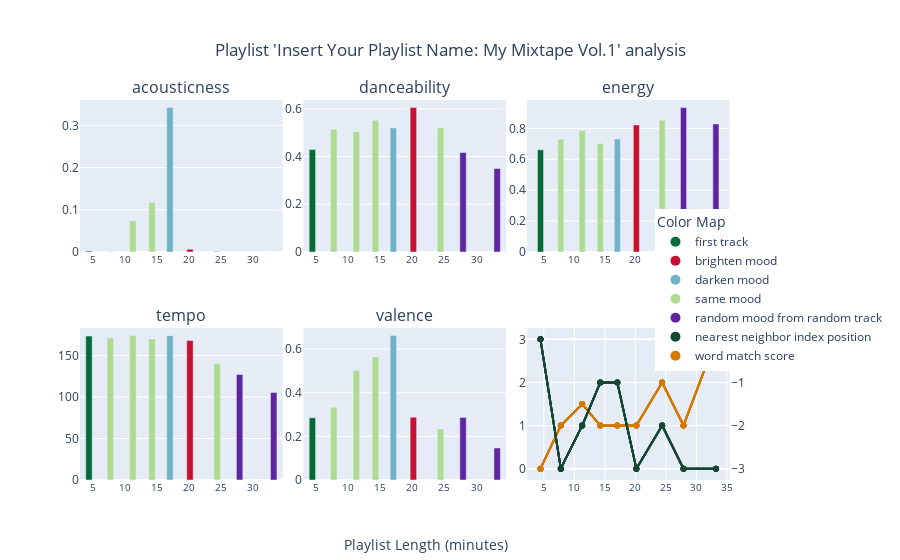

The notebook cell saved with this chart:
### Code cell
main = Main()
main.lets_dj()

### Figure 1 — Plotly figure (JSON) as saved in the notebook; plotly's stock layout.template omitted (floating-point values rounded to 4 significant figures)
{"data": [{"hoverinfo": "text", "hovertext": ["Track: Yellow<br>Artist: Coldplay<br>Artist Genres: permanent wave | pop<br>Key: B<br>Energy: Perfectly harmonic<br>Mood: Same mood", "Track: Blinding Lights<br>Artist: The Weeknd<br>Artist Genres: canadian contemporary r&b | canadian pop | pop<br>Key: C#<br>Energy: Raise energy<br>Mood: Same mood", "Track: Heart Attack<br>Artist: Demi Lovato<br>Artist Genres: pop | post-teen pop<br>Key: G#<br>Energy: Raise energy<br>Mood: Same mood", "Track: Cruel Summer<br>Artist: Taylor Swift<br>Artist Genres: pop<br>Key: A<br>Energy: Raise energy<br>Mood: Same mood", "Track: As It Was<br>Artist: Harry Styles<br>Artist Genres: pop<br>Key: F#m<br>Energy: Perfectly harmonic<br>Mood: Darken mood", "Track: Thunder<br>Artist: Imagine Dragons<br>Artist Genres: modern rock | pop | rock<br>Key: C<br>Energy: Raise energy<br>Mood: Brighten mood", "Track: 505<br>Artist: Arctic Monkeys<br>Artist Genres: garage rock | modern rock | permanent wave | rock | sheffield indie<br>Key: C<br>Energy: Perfectly harmonic<br>Mood: Same mood", "Track: Chop Suey!<br>Artist: System Of A Down<br>Artist Genres: alternative metal | nu metal | rap metal | rock<br>Key: Gm<br>Energy: nan<br>Mood: nan", "Track: Black Hole Sun<br>Artist: Soundgarden<br>Artist Genres: alternative metal | alternative rock | classic rock | grunge | hard rock | nu metal | rock<br>Key: F#<br>Energy: nan<br>Mood: nan"], "marker": {"color": ["#046a38", "#addc91", "#addc91", "#addc91", "#71b2c9", "#c8102e", "#addc91", "#5f259f", "#5f259f"]}, "showlegend": false, "type": "bar", "width": 1, "x": [4.45, 7.78, 11.29, 14.26, 17.05, 20.17, 24.4, 27.9, 33.21], "xaxis": "x", "y": [0.00239, 0.00146, 0.0738, 0.117, 0.342, 0.00671, 0.00237, 0.000278, 0.000217], "yaxis": "y"}, {"hovertext": ["Track: Yellow<br>Artist: Coldplay<br>Artist Genres: permanent wave | pop<br>Key: B<br>Energy: Perfectly harmonic<br>Mood: Same mood", "Track: Blinding Lights<br>Artist: The Weeknd<br>Artist Genres: canadian contemporary r&b | canadian pop | pop<br>Key: C#<br>Energy: Raise energy<br>Mood: Same mood", "Track: Heart Attack<br>Artist: Demi Lovato<br>Artist Genres: pop | post-teen pop<br>Key: G#<br>Energy: Raise energy<br>Mood: Same mood", "Track: Cruel Summer<br>Artist: Taylor Swift<br>Artist Genres: pop<br>Key: A<br>Energy: Raise energy<br>Mood: Same mood", "Track: As It Was<br>Artist: Harry Styles<br>Artist Genres: pop<br>Key: F#m<br>Energy: Perfectly harmonic<br>Mood: Darken mood", "Track: Thunder<br>Artist: Imagine Dragons<br>Artist Genres: modern rock | pop | rock<br>Key: C<br>Energy: Raise energy<br>Mood: Brighten mood", "Track: 505<br>Artist: Arctic Monkeys<br>Artist Genres: garage rock | modern rock | permanent wave | rock | sheffield indie<br>Key: C<br>Energy: Perfectly harmonic<br>Mood: Same mood", "Track: Chop Suey!<br>Artist: System Of A Down<br>Artist Genres: alternative metal | nu metal | rap metal | rock<br>Key: Gm<br>Energy: nan<br>Mood: nan", "Track: Black Hole Sun<br>Artist: Soundgarden<br>Artist Genres: alternative metal | alternative rock | classic rock | grunge | hard rock | nu metal | rock<br>Key: F#<br>Energy: nan<br>Mood: nan"], "line": {"color": "#d57800"}, "mode": "lines+markers", "showlegend": false, "type": "scatter", "x": [4.45, 7.78, 11.29, 14.26, 17.05, 20.17, 24.4, 27.9, 33.21], "xaxis": "x6", "y": [0, 1, 1.5, 1, 1, 1, 2, 1, 3], "yaxis": "y11"}, {"hovertext": ["Track: Yellow<br>Artist: Coldplay<br>Artist Genres: permanent wave | pop<br>Key: B<br>Energy: Perfectly harmonic<br>Mood: Same mood", "Track: Blinding Lights<br>Artist: The Weeknd<br>Artist Genres: canadian contemporary r&b | canadian pop | pop<br>Key: C#<br>Energy: Raise energy<br>Mood: Same mood", "Track: Heart Attack<br>Artist: Demi Lovato<br>Artist Genres: pop | post-teen pop<br>Key: G#<br>Energy: Raise energy<br>Mood: Same mood", "Track: Cruel Summer<br>Artist: Taylor Swift<br>Artist Genres: pop<br>Key: A<br>Energy: Raise energy<br>Mood: Same mood", "Track: As It Was<br>Artist: Harry Styles<br>Artist Genres: pop<br>Key: F#m<br>Energy: Perfectly harmonic<br>Mood: Darken mood", "Track: Thunder<br>Artist: Imagine Dragons<br>Artist Genres: modern rock | pop | rock<br>Key: C<br>Energy: Raise energy<br>Mood: Brighten mood", "Track: 505<br>Artist: Arctic Monkeys<br>Artist Genres: garage rock | modern rock | permanent wave | rock | sheffield indie<br>Key: C<br>Energy: Perfectly harmonic<br>Mood: Same mood", "Track: Chop Suey!<br>Artist: System Of A Down<br>Artist Genres: alternative metal | nu metal | rap metal | rock<br>Key: Gm<br>Energy: nan<br>Mood: nan", "Track: Black Hole Sun<br>Artist: Soundgarden<br>Artist Genres: alternative metal | alternative rock | classic rock | grunge | hard rock | nu metal | rock<br>Key: F#<br>Energy: nan<br>Mood: nan"], "line": {"color": "#154734"}, "mode": "lines+markers", "showlegend": false, "type": "scatter", "x": [4.45, 7.78, 11.29, 14.26, 17.05, 20.17, 24.4, 27.9, 33.21], "xaxis": "x6", "y": [0, -3, -2, -1, -1, -3, -2, -3, -3], "yaxis": "y12"}, {"hoverinfo": "text", "hovertext": ["Track: Yellow<br>Artist: Coldplay<br>Artist Genres: permanent wave | pop<br>Key: B<br>Energy: Perfectly harmonic<br>Mood: Same mood", "Track: Blinding Lights<br>Artist: The Weeknd<br>Artist Genres: canadian contemporary r&b | canadian pop | pop<br>Key: C#<br>Energy: Raise energy<br>Mood: Same mood", "Track: Heart Attack<br>Artist: Demi Lovato<br>Artist Genres: pop | post-teen pop<br>Key: G#<br>Energy: Raise energy<br>Mood: Same mood", "Track: Cruel Summer<br>Artist: Taylor Swift<br>Artist Genres: pop<br>Key: A<br>Energy: Raise energy<br>Mood: Same mood", "Track: As It Was<br>Artist: Harry Styles<br>Artist Genres: pop<br>Key: F#m<br>Energy: Perfectly harmonic<br>Mood: Darken mood", "Track: Thunder<br>Artist: Imagine Dragons<br>Artist Genres: modern rock | pop | rock<br>Key: C<br>Energy: Raise energy<br>Mood: Brighten mood", "Track: 505<br>Artist: Arctic Monkeys<br>Artist Genres: garage rock | modern rock | permanent wave | rock | sheffield indie<br>Key: C<br>Energy: Perfectly harmonic<br>Mood: Same mood", "Track: Chop Suey!<br>Artist: System Of A Down<br>Artist Genres: alternative metal | nu metal | rap metal | rock<br>Key: Gm<br>Energy: nan<br>Mood: nan", "Track: Black Hole Sun<br>Artist: Soundgarden<br>Artist Genres: alternative metal | alternative rock | classic rock | grunge | hard rock | nu metal | rock<br>Key: F#<br>Energy: nan<br>Mood: nan"], "marker": {"color": ["#046a38", "#addc91", "#addc91", "#addc91", "#71b2c9", "#c8102e", "#addc91", "#5f259f", "#5f259f"]}, "showlegend": false, "type": "bar", "width": 1, "x": [4.45, 7.78, 11.29, 14.26, 17.05, 20.17, 24.4, 27.9, 33.21], "xaxis": "x2", "y": [0.429, 0.514, 0.504, 0.552, 0.52, 0.605, 0.52, 0.417, 0.35], "yaxis": "y3"}, {"hovertext": ["Track: Yellow<br>Artist: Coldplay<br>Artist Genres: permanent wave | pop<br>Key: B<br>Energy: Perfectly harmonic<br>Mood: Same mood", "Track: Blinding Lights<br>Artist: The Weeknd<br>Artist Genres: canadian contemporary r&b | canadian pop | pop<br>Key: C#<br>Energy: Raise energy<br>Mood: Same mood", "Track: Heart Attack<br>Artist: Demi Lovato<br>Artist Genres: pop | post-teen pop<br>Key: G#<br>Energy: Raise energy<br>Mood: Same mood", "Track: Cruel Summer<br>Artist: Taylor Swift<br>Artist Genres: pop<br>Key: A<br>Energy: Raise energy<br>Mood: Same mood", "Track: As It Was<br>Artist: Harry Styles<br>Artist Genres: pop<br>Key: F#m<br>Energy: Perfectly harmonic<br>Mood: Darken mood", "Track: Thunder<br>Artist: Imagine Dragons<br>Artist Genres: modern rock | pop | rock<br>Key: C<br>Energy: Raise energy<br>Mood: Brighten mood", "Track: 505<br>Artist: Arctic Monkeys<br>Artist Genres: garage rock | modern rock | permanent wave | rock | sheffield indie<br>Key: C<br>Energy: Perfectly harmonic<br>Mood: Same mood", "Track: Chop Suey!<br>Artist: System Of A Down<br>Artist Genres: alternative metal | nu metal | rap metal | rock<br>Key: Gm<br>Energy: nan<br>Mood: nan", "Track: Black Hole Sun<br>Artist: Soundgarden<br>Artist Genres: alternative metal | alternative rock | classic rock | grunge | hard rock | nu metal | rock<br>Key: F#<br>Energy: nan<br>Mood: nan"], "line": {"color": "#d57800"}, "mode": "lines+markers", "showlegend": false, "type": "scatter", "x": [4.45, 7.78, 11.29, 14.26, 17.05, 20.17, 24.4, 27.9, 33.21], "xaxis": "x6", "y": [0, 1, 1.5, 1, 1, 1, 2, 1, 3], "yaxis": "y11"}, {"hovertext": ["Track: Yellow<br>Artist: Coldplay<br>Artist Genres: permanent wave | pop<br>Key: B<br>Energy: Perfectly harmonic<br>Mood: Same mood", "Track: Blinding Lights<br>Artist: The Weeknd<br>Artist Genres: canadian contemporary r&b | canadian pop | pop<br>Key: C#<br>Energy: Raise energy<br>Mood: Same mood", "Track: Heart Attack<br>Artist: Demi Lovato<br>Artist Genres: pop | post-teen pop<br>Key: G#<br>Energy: Raise energy<br>Mood: Same mood", "Track: Cruel Summer<br>Artist: Taylor Swift<br>Artist Genres: pop<br>Key: A<br>Energy: Raise energy<br>Mood: Same mood", "Track: As It Was<br>Artist: Harry Styles<br>Artist Genres: pop<br>Key: F#m<br>Energy: Perfectly harmonic<br>Mood: Darken mood", "Track: Thunder<br>Artist: Imagine Dragons<br>Artist Genres: modern rock | pop | rock<br>Key: C<br>Energy: Raise energy<br>Mood: Brighten mood", "Track: 505<br>Artist: Arctic Monkeys<br>Artist Genres: garage rock | modern rock | permanent wave | rock | sheffield indie<br>Key: C<br>Energy: Perfectly harmonic<br>Mood: Same mood", "Track: Chop Suey!<br>Artist: System Of A Down<br>Artist Genres: alternative metal | nu metal | rap metal | rock<br>Key: Gm<br>Energy: nan<br>Mood: nan", "Track: Black Hole Sun<br>Artist: Soundgarden<br>Artist Genres: alternative metal | alternative rock | classic rock | grunge | hard rock | nu metal | rock<br>Key: F#<br>Energy: nan<br>Mood: nan"], "line": {"color": "#154734"}, "mode": "lines+markers", "showlegend": false, "type": "scatter", "x": [4.45, 7.78, 11.29, 14.26, 17.05, 20.17, 24.4, 27.9, 33.21], "xaxis": "x6", "y": [0, -3, -2, -1, -1, -3, -2, -3, -3], "yaxis": "y12"}, {"hoverinfo": "text", "hovertext": ["Track: Yellow<br>Artist: Coldplay<br>Artist Genres: permanent wave | pop<br>Key: B<br>Energy: Perfectly harmonic<br>Mood: Same mood", "Track: Blinding Lights<br>Artist: The Weeknd<br>Artist Genres: canadian contemporary r&b | canadian pop | pop<br>Key: C#<br>Energy: Raise energy<br>Mood: Same mood", "Track: Heart Attack<br>Artist: Demi Lovato<br>Artist Genres: pop | post-teen pop<br>Key: G#<br>Energy: Raise energy<br>Mood: Same mood", "Track: Cruel Summer<br>Artist: Taylor Swift<br>Artist Genres: pop<br>Key: A<br>Energy: Raise energy<br>Mood: Same mood", "Track: As It Was<br>Artist: Harry Styles<br>Artist Genres: pop<br>Key: F#m<br>Energy: Perfectly harmonic<br>Mood: Darken mood", "Track: Thunder<br>Artist: Imagine Dragons<br>Artist Genres: modern rock | pop | rock<br>Key: C<br>Energy: Raise energy<br>Mood: Brighten mood", "Track: 505<br>Artist: Arctic Monkeys<br>Artist Genres: garage rock | modern rock | permanent wave | rock | sheffield indie<br>Key: C<br>Energy: Perfectly harmonic<br>Mood: Same mood", "Track: Chop Suey!<br>Artist: System Of A Down<br>Artist Genres: alternative metal | nu metal | rap metal | rock<br>Key: Gm<br>Energy: nan<br>Mood: nan", "Track: Black Hole Sun<br>Artist: Soundgarden<br>Artist Genres: alternative metal | alternative rock | classic rock | grunge | hard rock | nu metal | rock<br>Key: F#<br>Energy: nan<br>Mood: nan"], "marker": {"color": ["#046a38", "#addc91", "#addc91", "#addc91", "#71b2c9", "#c8102e", "#addc91", "#5f259f", "#5f259f"]}, "showlegend": false, "type": "bar", "width": 1, "x": [4.45, 7.78, 11.29, 14.26, 17.05, 20.17, 24.4, 27.9, 33.21], "xaxis": "x3", "y": [0.661, 0.73, 0.785, 0.702, 0.731, 0.822, 0.852, 0.934, 0.828], "yaxis": "y5"}, {"hovertext": ["Track: Yellow<br>Artist: Coldplay<br>Artist Genres: permanent wave | pop<br>Key: B<br>Energy: Perfectly harmonic<br>Mood: Same mood", "Track: Blinding Lights<br>Artist: The Weeknd<br>Artist Genres: canadian contemporary r&b | canadian pop | pop<br>Key: C#<br>Energy: Raise energy<br>Mood: Same mood", "Track: Heart Attack<br>Artist: Demi Lovato<br>Artist Genres: pop | post-teen pop<br>Key: G#<br>Energy: Raise energy<br>Mood: Same mood", "Track: Cruel Summer<br>Artist: Taylor Swift<br>Artist Genres: pop<br>Key: A<br>Energy: Raise energy<br>Mood: Same mood", "Track: As It Was<br>Artist: Harry Styles<br>Artist Genres: pop<br>Key: F#m<br>Energy: Perfectly harmonic<br>Mood: Darken mood", "Track: Thunder<br>Artist: Imagine Dragons<br>Artist Genres: modern rock | pop | rock<br>Key: C<br>Energy: Raise energy<br>Mood: Brighten mood", "Track: 505<br>Artist: Arctic Monkeys<br>Artist Genres: garage rock | modern rock | permanent wave | rock | sheffield indie<br>Key: C<br>Energy: Perfectly harmonic<br>Mood: Same mood", "Track: Chop Suey!<br>Artist: System Of A Down<br>Artist Genres: alternative metal | nu metal | rap metal | rock<br>Key: Gm<br>Energy: nan<br>Mood: nan", "Track: Black Hole Sun<br>Artist: Soundgarden<br>Artist Genres: alternative metal | alternative rock | classic rock | grunge | hard rock | nu metal | rock<br>Key: F#<br>Energy: nan<br>Mood: nan"], "line": {"color": "#d57800"}, "mode": "lines+markers", "showlegend": false, "type": "scatter", "x": [4.45, 7.78, 11.29, 14.26, 17.05, 20.17, 24.4, 27.9, 33.21], "xaxis": "x6", "y": [0, 1, 1.5, 1, 1, 1, 2, 1, 3], "yaxis": "y11"}, {"hovertext": ["Track: Yellow<br>Artist: Coldplay<br>Artist Genres: permanent wave | pop<br>Key: B<br>Energy: Perfectly harmonic<br>Mood: Same mood", "Track: Blinding Lights<br>Artist: The Weeknd<br>Artist Genres: canadian contemporary r&b | canadian pop | pop<br>Key: C#<br>Energy: Raise energy<br>Mood: Same mood", "Track: Heart Attack<br>Artist: Demi Lovato<br>Artist Genres: pop | post-teen pop<br>Key: G#<br>Energy: Raise energy<br>Mood: Same mood", "Track: Cruel Summer<br>Artist: Taylor Swift<br>Artist Genres: pop<br>Key: A<br>Energy: Raise energy<br>Mood: Same mood", "Track: As It Was<br>Artist: Harry Styles<br>Artist Genres: pop<br>Key: F#m<br>Energy: Perfectly harmonic<br>Mood: Darken mood", "Track: Thunder<br>Artist: Imagine Dragons<br>Artist Genres: modern rock | pop | rock<br>Key: C<br>Energy: Raise energy<br>Mood: Brighten mood", "Track: 505<br>Artist: Arctic Monkeys<br>Artist Genres: garage rock | modern rock | permanent wave | rock | sheffield indie<br>Key: C<br>Energy: Perfectly harmonic<br>Mood: Same mood", "Track: Chop Suey!<br>Artist: System Of A Down<br>Artist Genres: alternative metal | nu metal | rap metal | rock<br>Key: Gm<br>Energy: nan<br>Mood: nan", "Track: Black Hole Sun<br>Artist: Soundgarden<br>Artist Genres: alternative metal | alternative rock | classic rock | grunge | hard rock | nu metal | rock<br>Key: F#<br>Energy: nan<br>Mood: nan"], "line": {"color": "#154734"}, "mode": "lines+markers", "showlegend": false, "type": "scatter", "x": [4.45, 7.78, 11.29, 14.26, 17.05, 20.17, 24.4, 27.9, 33.21], "xaxis": "x6", "y": [0, -3, -2, -1, -1, -3, -2, -3, -3], "yaxis": "y12"}, {"hoverinfo": "text", "hovertext": ["Track: Yellow<br>Artist: Coldplay<br>Artist Genres: permanent wave | pop<br>Key: B<br>Energy: Perfectly harmonic<br>Mood: Same mood", "Track: Blinding Lights<br>Artist: The Weeknd<br>Artist Genres: canadian contemporary r&b | canadian pop | pop<br>Key: C#<br>Energy: Raise energy<br>Mood: Same mood", "Track: Heart Attack<br>Artist: Demi Lovato<br>Artist Genres: pop | post-teen pop<br>Key: G#<br>Energy: Raise energy<br>Mood: Same mood", "Track: Cruel Summer<br>Artist: Taylor Swift<br>Artist Genres: pop<br>Key: A<br>Energy: Raise energy<br>Mood: Same mood", "Track: As It Was<br>Artist: Harry Styles<br>Artist Genres: pop<br>Key: F#m<br>Energy: Perfectly harmonic<br>Mood: Darken mood", "Track: Thunder<br>Artist: Imagine Dragons<br>Artist Genres: modern rock | pop | rock<br>Key: C<br>Energy: Raise energy<br>Mood: Brighten mood", "Track: 505<br>Artist: Arctic Monkeys<br>Artist Genres: garage rock | modern rock | permanent wave | rock | sheffield indie<br>Key: C<br>Energy: Perfectly harmonic<br>Mood: Same mood", "Track: Chop Suey!<br>Artist: System Of A Down<br>Artist Genres: alternative metal | nu metal | rap metal | rock<br>Key: Gm<br>Energy: nan<br>Mood: nan", "Track: Black Hole Sun<br>Artist: Soundgarden<br>Artist Genres: alternative metal | alternative rock | classic rock | grunge | hard rock | nu metal | rock<br>Key: F#<br>Energy: nan<br>Mood: nan"], "marker": {"color": ["#046a38", "#addc91", "#addc91", "#addc91", "#71b2c9", "#c8102e", "#addc91", "#5f259f", "#5f259f"]}, "showlegend": false, "type": "bar", "width": 1, "x": [4.45, 7.78, 11.29, 14.26, 17.05, 20.17, 24.4, 27.9, 33.21], "xaxis": "x4", "y": [173.4, 171.0, 174.0, 170.0, 173.9, 168.0, 140.3, 127.1, 105.4], "yaxis": "y7"}, {"hovertext": ["Track: Yellow<br>Artist: Coldplay<br>Artist Genres: permanent wave | pop<br>Key: B<br>Energy: Perfectly harmonic<br>Mood: Same mood", "Track: Blinding Lights<br>Artist: The Weeknd<br>Artist Genres: canadian contemporary r&b | canadian pop | pop<br>Key: C#<br>Energy: Raise energy<br>Mood: Same mood", "Track: Heart Attack<br>Artist: Demi Lovato<br>Artist Genres: pop | post-teen pop<br>Key: G#<br>Energy: Raise energy<br>Mood: Same mood", "Track: Cruel Summer<br>Artist: Taylor Swift<br>Artist Genres: pop<br>Key: A<br>Energy: Raise energy<br>Mood: Same mood", "Track: As It Was<br>Artist: Harry Styles<br>Artist Genres: pop<br>Key: F#m<br>Energy: Perfectly harmonic<br>Mood: Darken mood", "Track: Thunder<br>Artist: Imagine Dragons<br>Artist Genres: modern rock | pop | rock<br>Key: C<br>Energy: Raise energy<br>Mood: Brighten mood", "Track: 505<br>Artist: Arctic Monkeys<br>Artist Genres: garage rock | modern rock | permanent wave | rock | sheffield indie<br>Key: C<br>Energy: Perfectly harmonic<br>Mood: Same mood", "Track: Chop Suey!<br>Artist: System Of A Down<br>Artist Genres: alternative metal | nu metal | rap metal | rock<br>Key: Gm<br>Energy: nan<br>Mood: nan", "Track: Black Hole Sun<br>Artist: Soundgarden<br>Artist Genres: alternative metal | alternative rock | classic rock | grunge | hard rock | nu metal | rock<br>Key: F#<br>Energy: nan<br>Mood: nan"], "line": {"color": "#d57800"}, "mode": "lines+markers", "showlegend": false, "type": "scatter", "x": [4.45, 7.78, 11.29, 14.26, 17.05, 20.17, 24.4, 27.9, 33.21], "xaxis": "x6", "y": [0, 1, 1.5, 1, 1, 1, 2, 1, 3], "yaxis": "y11"}, {"hovertext": ["Track: Yellow<br>Artist: Coldplay<br>Artist Genres: permanent wave | pop<br>Key: B<br>Energy: Perfectly harmonic<br>Mood: Same mood", "Track: Blinding Lights<br>Artist: The Weeknd<br>Artist Genres: canadian contemporary r&b | canadian pop | pop<br>Key: C#<br>Energy: Raise energy<br>Mood: Same mood", "Track: Heart Attack<br>Artist: Demi Lovato<br>Artist Genres: pop | post-teen pop<br>Key: G#<br>Energy: Raise energy<br>Mood: Same mood", "Track: Cruel Summer<br>Artist: Taylor Swift<br>Artist Genres: pop<br>Key: A<br>Energy: Raise energy<br>Mood: Same mood", "Track: As It Was<br>Artist: Harry Styles<br>Artist Genres: pop<br>Key: F#m<br>Energy: Perfectly harmonic<br>Mood: Darken mood", "Track: Thunder<br>Artist: Imagine Dragons<br>Artist Genres: modern rock | pop | rock<br>Key: C<br>Energy: Raise energy<br>Mood: Brighten mood", "Track: 505<br>Artist: Arctic Monkeys<br>Artist Genres: garage rock | modern rock | permanent wave | rock | sheffield indie<br>Key: C<br>Energy: Perfectly harmonic<br>Mood: Same mood", "Track: Chop Suey!<br>Artist: System Of A Down<br>Artist Genres: alternative metal | nu metal | rap metal | rock<br>Key: Gm<br>Energy: nan<br>Mood: nan", "Track: Black Hole Sun<br>Artist: Soundgarden<br>Artist Genres: alternative metal | alternative rock | classic rock | grunge | hard rock | nu metal | rock<br>Key: F#<br>Energy: nan<br>Mood: nan"], "line": {"color": "#154734"}, "mode": "lines+markers", "showlegend": false, "type": "scatter", "x": [4.45, 7.78, 11.29, 14.26, 17.05, 20.17, 24.4, 27.9, 33.21], "xaxis": "x6", "y": [0, -3, -2, -1, -1, -3, -2, -3, -3], "yaxis": "y12"}, {"hoverinfo": "text", "hovertext": ["Track: Yellow<br>Artist: Coldplay<br>Artist Genres: permanent wave | pop<br>Key: B<br>Energy: Perfectly harmonic<br>Mood: Same mood", "Track: Blinding Lights<br>Artist: The Weeknd<br>Artist Genres: canadian contemporary r&b | canadian pop | pop<br>Key: C#<br>Energy: Raise energy<br>Mood: Same mood", "Track: Heart Attack<br>Artist: Demi Lovato<br>Artist Genres: pop | post-teen pop<br>Key: G#<br>Energy: Raise energy<br>Mood: Same mood", "Track: Cruel Summer<br>Artist: Taylor Swift<br>Artist Genres: pop<br>Key: A<br>Energy: Raise energy<br>Mood: Same mood", "Track: As It Was<br>Artist: Harry Styles<br>Artist Genres: pop<br>Key: F#m<br>Energy: Perfectly harmonic<br>Mood: Darken mood", "Track: Thunder<br>Artist: Imagine Dragons<br>Artist Genres: modern rock | pop | rock<br>Key: C<br>Energy: Raise energy<br>Mood: Brighten mood", "Track: 505<br>Artist: Arctic Monkeys<br>Artist Genres: garage rock | modern rock | permanent wave | rock | sheffield indie<br>Key: C<br>Energy: Perfectly harmonic<br>Mood: Same mood", "Track: Chop Suey!<br>Artist: System Of A Down<br>Artist Genres: alternative metal | nu metal | rap metal | rock<br>Key: Gm<br>Energy: nan<br>Mood: nan", "Track: Black Hole Sun<br>Artist: Soundgarden<br>Artist Genres: alternative metal | alternative rock | classic rock | grunge | hard rock | nu metal | rock<br>Key: F#<br>Energy: nan<br>Mood: nan"], "marker": {"color": ["#046a38", "#addc91", "#addc91", "#addc91", "#71b2c9", "#c8102e", "#addc91", "#5f259f", "#5f259f"]}, "showlegend": false, "type": "bar", "width": 1, "x": [4.45, 7.78, 11.29, 14.26, 17.05, 20.17, 24.4, 27.9, 33.21], "xaxis": "x5", "y": [0.285, 0.334, 0.502, 0.564, 0.662, 0.288, 0.234, 0.287, 0.147], "yaxis": "y9"}, {"hovertext": ["Track: Yellow<br>Artist: Coldplay<br>Artist Genres: permanent wave | pop<br>Key: B<br>Energy: Perfectly harmonic<br>Mood: Same mood", "Track: Blinding Lights<br>Artist: The Weeknd<br>Artist Genres: canadian contemporary r&b | canadian pop | pop<br>Key: C#<br>Energy: Raise energy<br>Mood: Same mood", "Track: Heart Attack<br>Artist: Demi Lovato<br>Artist Genres: pop | post-teen pop<br>Key: G#<br>Energy: Raise energy<br>Mood: Same mood", "Track: Cruel Summer<br>Artist: Taylor Swift<br>Artist Genres: pop<br>Key: A<br>Energy: Raise energy<br>Mood: Same mood", "Track: As It Was<br>Artist: Harry Styles<br>Artist Genres: pop<br>Key: F#m<br>Energy: Perfectly harmonic<br>Mood: Darken mood", "Track: Thunder<br>Artist: Imagine Dragons<br>Artist Genres: modern rock | pop | rock<br>Key: C<br>Energy: Raise energy<br>Mood: Brighten mood", "Track: 505<br>Artist: Arctic Monkeys<br>Artist Genres: garage rock | modern rock | permanent wave | rock | sheffield indie<br>Key: C<br>Energy: Perfectly harmonic<br>Mood: Same mood", "Track: Chop Suey!<br>Artist: System Of A Down<br>Artist Genres: alternative metal | nu metal | rap metal | rock<br>Key: Gm<br>Energy: nan<br>Mood: nan", "Track: Black Hole Sun<br>Artist: Soundgarden<br>Artist Genres: alternative metal | alternative rock | classic rock | grunge | hard rock | nu metal | rock<br>Key: F#<br>Energy: nan<br>Mood: nan"], "line": {"color": "#d57800"}, "mode": "lines+markers", "showlegend": false, "type": "scatter", "x": [4.45, 7.78, 11.29, 14.26, 17.05, 20.17, 24.4, 27.9, 33.21], "xaxis": "x6", "y": [0, 1, 1.5, 1, 1, 1, 2, 1, 3], "yaxis": "y11"}, {"hovertext": ["Track: Yellow<br>Artist: Coldplay<br>Artist Genres: permanent wave | pop<br>Key: B<br>Energy: Perfectly harmonic<br>Mood: Same mood", "Track: Blinding Lights<br>Artist: The Weeknd<br>Artist Genres: canadian contemporary r&b | canadian pop | pop<br>Key: C#<br>Energy: Raise energy<br>Mood: Same mood", "Track: Heart Attack<br>Artist: Demi Lovato<br>Artist Genres: pop | post-teen pop<br>Key: G#<br>Energy: Raise energy<br>Mood: Same mood", "Track: Cruel Summer<br>Artist: Taylor Swift<br>Artist Genres: pop<br>Key: A<br>Energy: Raise energy<br>Mood: Same mood", "Track: As It Was<br>Artist: Harry Styles<br>Artist Genres: pop<br>Key: F#m<br>Energy: Perfectly harmonic<br>Mood: Darken mood", "Track: Thunder<br>Artist: Imagine Dragons<br>Artist Genres: modern rock | pop | rock<br>Key: C<br>Energy: Raise energy<br>Mood: Brighten mood", "Track: 505<br>Artist: Arctic Monkeys<br>Artist Genres: garage rock | modern rock | permanent wave | rock | sheffield indie<br>Key: C<br>Energy: Perfectly harmonic<br>Mood: Same mood", "Track: Chop Suey!<br>Artist: System Of A Down<br>Artist Genres: alternative metal | nu metal | rap metal | rock<br>Key: Gm<br>Energy: nan<br>Mood: nan", "Track: Black Hole Sun<br>Artist: Soundgarden<br>Artist Genres: alternative metal | alternative rock | classic rock | grunge | hard rock | nu metal | rock<br>Key: F#<br>Energy: nan<br>Mood: nan"], "line": {"color": "#154734"}, "mode": "lines+markers", "showlegend": false, "type": "scatter", "x": [4.45, 7.78, 11.29, 14.26, 17.05, 20.17, 24.4, 27.9, 33.21], "xaxis": "x6", "y": [0, -3, -2, -1, -1, -3, -2, -3, -3], "yaxis": "y12"}, {"marker": {"color": "#046a38", "size": 10}, "mode": "markers", "name": "first track", "showlegend": true, "type": "scatter", "x": [null], "xaxis": "x6", "y": [null], "yaxis": "y11"}, {"marker": {"color": "#c8102e", "size": 10}, "mode": "markers", "name": "brighten mood", "showlegend": true, "type": "scatter", "x": [null], "xaxis": "x6", "y": [null], "yaxis": "y11"}, {"marker": {"color": "#71b2c9", "size": 10}, "mode": "markers", "name": "darken mood", "showlegend": true, "type": "scatter", "x": [null], "xaxis": "x6", "y": [null], "yaxis": "y11"}, {"marker": {"color": "#addc91", "size": 10}, "mode": "markers", "name": "same mood", "showlegend": true, "type": "scatter", "x": [null], "xaxis": "x6", "y": [null], "yaxis": "y11"}, {"marker": {"color": "#5f259f", "size": 10}, "mode": "markers", "name": "random mood from random track", "showlegend": true, "type": "scatter", "x": [null], "xaxis": "x6", "y": [null], "yaxis": "y11"}, {"marker": {"color": "#154734", "size": 10}, "mode": "markers", "name": "nearest neighbor index position", "showlegend": true, "type": "scatter", "x": [null], "xaxis": "x6", "y": [null], "yaxis": "y11"}, {"marker": {"color": "#d57800", "size": 10}, "mode": "markers", "name": "word match score", "showlegend": true, "type": "scatter", "x": [null], "xaxis": "x6", "y": [null], "yaxis": "y11"}], "layout": {"annotations": [{"font": {"size": 16}, "showarrow": false, "text": "acousticness", "x": 0.1467, "xanchor": "center", "xref": "paper", "y": 1, "yanchor": "bottom", "yref": "paper"}, {"font": {"size": 16}, "showarrow": false, "text": "danceability", "x": 0.47, "xanchor": "center", "xref": "paper", "y": 1, "yanchor": "bottom", "yref": "paper"}, {"font": {"size": 16}, "showarrow": false, "text": "energy", "x": 0.7933, "xanchor": "center", "xref": "paper", "y": 1, "yanchor": "bottom", "yref": "paper"}, {"font": {"size": 16}, "showarrow": false, "text": "tempo", "x": 0.1467, "xanchor": "center", "xref": "paper", "y": 0.4, "yanchor": "bottom", "yref": "paper"}, {"font": {"size": 16}, "showarrow": false, "text": "valence", "x": 0.47, "xanchor": "center", "xref": "paper", "y": 0.4, "yanchor": "bottom", "yref": "paper"}, {"font": {"size": 14}, "showarrow": false, "text": "Playlist Length (minutes)", "x": 0.5, "xref": "paper", "y": -0.2, "yref": "paper"}], "autosize": true, "legend": {"font": {"size": 12}, "title": {"text": "Color Map"}, "x": 1.17, "xanchor": "right", "y": 0.5, "yanchor": "middle"}, "title": {"text": "Playlist 'Insert Your Playlist Name: My Mixtape Vol.1' analysis", "x": 0.5, "xanchor": "center", "y": 0.9, "yanchor": "bottom"}, "xaxis": {"anchor": "y", "domain": [0, 0.2933], "dtick": 5, "matches": "x4", "showticklabels": true, "tickfont": {"size": 10}, "tickmode": "linear"}, "xaxis2": {"anchor": "y3", "domain": [0.3233, 0.6167], "dtick": 5, "matches": "x5", "showticklabels": true, "tickfont": {"size": 10}, "tickmode": "linear"}, "xaxis3": {"anchor": "y5", "domain": [0.6467, 0.94], "dtick": 5, "matches": "x6", "showticklabels": true, "tickfont": {"size": 10}, "tickmode": "linear"}, "xaxis4": {"anchor": "y7", "domain": [0, 0.2933], "dtick": 5, "showticklabels": true, "tickfont": {"size": 10}, "tickmode": "linear"}, "xaxis5": {"anchor": "y9", "domain": [0.3233, 0.6167], "dtick": 5, "showticklabels": true, "tickfont": {"size": 10}, "tickmode": "linear"}, "xaxis6": {"anchor": "y11", "domain": [0.6467, 0.94], "dtick": 5, "tickfont": {"size": 10}, "tickmode": "linear"}, "yaxis": {"anchor": "x", "domain": [0.6, 1]}, "yaxis10": {"anchor": "x5", "overlaying": "y9", "side": "right"}, "yaxis11": {"anchor": "x6", "domain": [0, 0.4]}, "yaxis12": {"anchor": "x6", "overlaying": "y11", "side": "right"}, "yaxis2": {"anchor": "x", "overlaying": "y", "side": "right"}, "yaxis3": {"anchor": "x2", "domain": [0.6, 1]}, "yaxis4": {"anchor": "x2", "overlaying": "y3", "side": "right"}, "yaxis5": {"anchor": "x3", "domain": [0.6, 1]}, "yaxis6": {"anchor": "x3", "overlaying": "y5", "side": "right"}, "yaxis7": {"anchor": "x4", "domain": [0, 0.4]}, "yaxis8": {"anchor": "x4", "overlaying": "y7", "side": "right"}, "yaxis9": {"anchor": "x5", "domain": [0, 0.4]}}}
